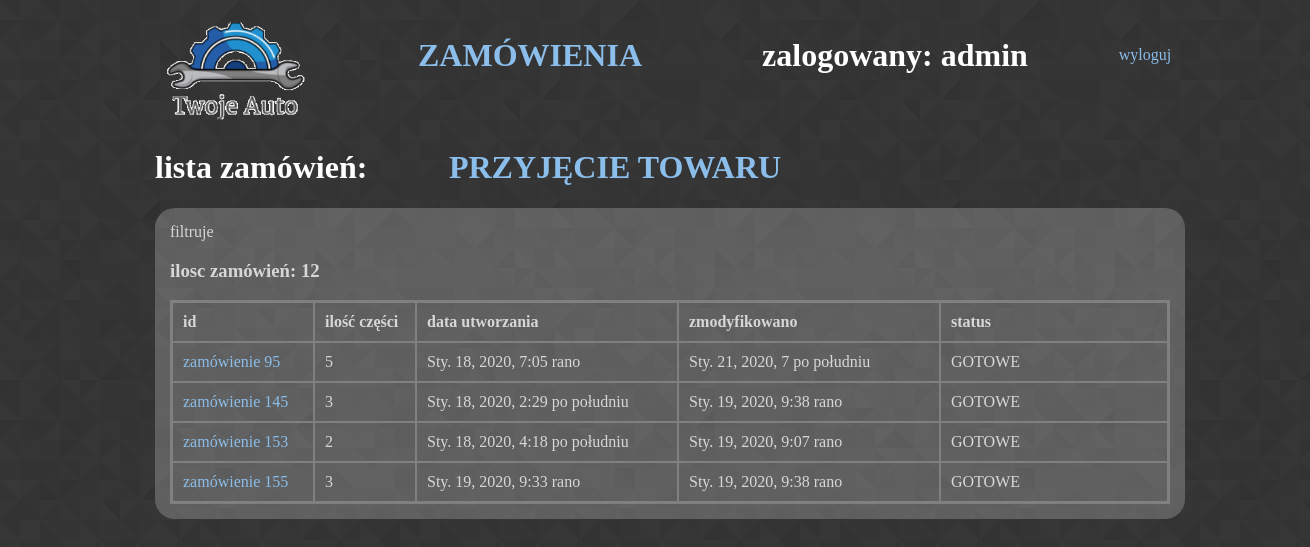
Screenshot of /magazyn/GOTOWE (signed in) with the database file from the repository.
### koszyk/models.py (models this page shows)
class Cart(models.Model):
    products = models.ManyToManyField(Produkty, blank=True)
    total = models.DecimalField(max_digits=10, decimal_places=2, null=True, blank=True,default=0)
    Statusy = models.TextChoices('Statusy', 'NOWE ZAPISANE WYSŁANE GOTOWE BRAK_MOŻLIWOŚCI_REALIZACJI ZREALIZOWANE ARCHIWALNE')
    Statusy_m = models.TextChoices('Statusy_m','WYSŁANE GOTOWE BRAK_MOŻLIWOŚCI_REALIZACJI')
    status = models.CharField(default='NOWE', blank=0, choices=Statusy.choices, max_length=30)
    created_at = models.DateTimeField(auto_now_add=True)
    updated_at = models.DateTimeField(auto_now=True)
    class Meta:
        verbose_name = "Zamówienie"
        verbose_name_plural = "Zamówienia"

### koszyk/views.py (the view)
# urls.py: path('magazyn/<status_f>', magazyn_f, name='magazyn_f'),
def magazyn_f(request,status_f):
    czy_sprzedawca = request.user.groups.filter(name='Sprzedawca').exists()
    if request.user.groups.filter(name='Sprzedawca').exists():
        if status_f != "all":
            status_filtr = Cart.objects.filter(status=status_f)
            print('1:',str(status_filtr))
        else:
            status_filtr = Cart.objects.all()
            print('2:',str(status_filtr))
    else:
        status_filtr = Cart.objects.filter(status=status_f)
    form_f = Status_f(request.POST or None)
    if form_f.is_valid():
        status_f = form_f.cleaned_data['status']
        print('valid 4')
        return redirect("magazyn_f",status_f)
    all_carts = Cart.objects.all()
    last_cart = Cart.objects.last()
    count_carts = Cart.objects.count()
    context = {"czy_sprzedawca": czy_sprzedawca, "all_carts": all_carts,
               "last_cart": last_cart, 'count_carts': count_carts,
               "status_filtr": status_filtr, "form_f": form_f}
    template = "cart/carts.html"
    return render(request, template, context)

### produkty/templates/cart/carts.html (shortened to what this page needs)
{% extends 'cart/baza_magazyn.html' %}
{% block content %}
<div id = "content">
    {% if status_filtr %}
    filtruje
    {% else %}
    nie filtruje
    {% endif %}
        {% if all_carts %}
        <h3>ilosc zamówień: {{ count_carts }}</h3>
        <table style="width:100%">
        <tr>
            <th style="width:120px">id</th>
            <th style="width:80px">ilość części</th>
            <th style="width:240px">data utworzania</th>
            <th style="width:240px">zmodyfikowano</th>
            <th>
                {% if czy_sprzedawca %}
                <form label="" method="POST" action="filtruj"> {% csrf_token %}
                    {{ form_f.as_p }}
                </form>
                {% else %}
                status
                {% endif %}
            </th>
        </tr>
    {% for c in status_filtr %}
        <tr>
            <td><a href= " {% url 'cart_nr' c.id  %} " >zamówienie {{c.id}}</a></td>
            <td>{{ c.products.count }}</td>
            <td>{{ c.created_at }}</td>
            <td>{{ c.updated_at }}</td>
            <td>{{ c.status }}</td>
        </tr>
    {% endfor %}
    </table>
        {% else %}
        <h2>brak zamówień</h2>
        {% endif %}
</div>
{% endblock %}

### produkty/templates/cart/baza_magazyn.html (shortened to what this page needs)
{% load static %}
    <link rel="stylesheet" type="text/css" href="{% static 'produkty/style.css' %}">
<!DOCTYPE html>
<html lang="pl">
<head>
</head>
<body>
{% if user.is_authenticated %}
<div id="container">
    <div id="logo">
        <a href="{% url 'index'  %}"><img  height="125" src="{% static '/produkty/logo.png' %}" alt="My logo"></a>
    </div>
    <div id="topbarr">
        <div id="topbar1">
            <div id="t2">
                <a href="{% url 'magazyn' %}"><h1> ZAMÓWIENIA </h1></a>
                <br>
            </div>
            <div id="t1" >
                 <h1>zalogowany: {{ user.username }} </h1>
            </div>
            <div style="text-align:center;padding:30px; padding-right:150px;">
                <a href="{% url 'logout' %}"> wyloguj </a>
            </div>
        </div>
    </div>
        <div id="">
            <div id="t3">
                <h1>lista zamówień:</h1>
            </div>
            <div id="t1">
                {% if not czy_sprzedawca %}
                <a href=" {% url 'przyjmij' %} "><h1>PRZYJĘCIE TOWARU</h1></a>
                {% endif %}
            </div>
        </div>
    {% else %}
        <p>Zaloguj się dramiu.</p>
        {% endif %}
    {% block content %}
    {% endblock %}
</body>
</html>

### produkty/static/produkty/style.css (style rules this page uses)
body { background-color:rgb(180,210,250); background-image: url("prism.png"); color:rgb(215,215,215); font-family: "Trebuchet MS"; }
#container { width:1000px; margin-left: auto; margin-right: auto; background-image:; }
#logo { width:200; height:120px; color:white; float:left; text-align:left; }
#topbarr { width:800px; height:120px; float:left; text-align:center; }
#content { background-image:url("p2.png"); background-color : rgb(72, 86, 92); padding : 15px; border-radius: 20px; float : left; width : 100%; height : ; overflow: auto; }
#topbar1 { margin-top:8; width:1000px; height:80px; color:white; }
#t1 { height:; width:38%; float:left; #background-color:; text-align:center; }
#t2 { width:35%; height:; float:left; text-align:center; #background-color:; color:white; }
#t3 { width:27%; height:; float:left; color:white; text-align:left; background-color:; }
a { text-decoration:none; color:rgb(139, 190, 234); }
table { margin-left:auto; margin-right:auto; position : ; width : 100%; border: 3px solid gray; border-collapse: collapse; padding: 10px; text-align: left; }
th, td { border: 2px solid gray; padding: 10px; text-align: left; }
th { height: 40px; }

### rows the page displays
Cart: id "95", products.count "5", created_at "Sty. 18, 2020, 7:05 rano", updated_at "Sty. 21, 2020, 7 po południu", status "GOTOWE"
Cart: id "145", products.count "3", created_at "Sty. 18, 2020, 2:29 po południu", updated_at "Sty. 19, 2020, 9:38 rano", status "GOTOWE"
Cart: id "153", products.count "2", created_at "Sty. 18, 2020, 4:18 po południu", updated_at "Sty. 19, 2020, 9:07 rano", status "GOTOWE"
Cart: id "155", products.count "3", created_at "Sty. 19, 2020, 9:33 rano", updated_at "Sty. 19, 2020, 9:38 rano", status "GOTOWE"

### other values shown
{{ user.username }} "admin"
{{ count_carts }} "12"
